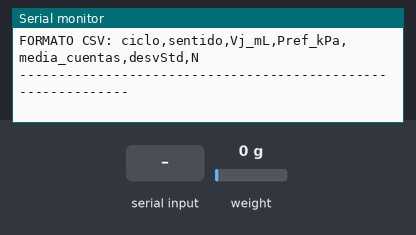
Recording of a sketch running on a simulated ESP32. Shown: the last lines printed to the serial monitor. Wiring (inferred from the names in the program): HX711 load-cell converter: data GPIO 21; SCK GPIO 22. The inputs (shaded band) are chosen by the test bench; at power-on: weight on the scale 0 g.

Above: at 4.3 s.
4.4 s: "CERO_FINAL\n" received over Serial
At 5.2 s:
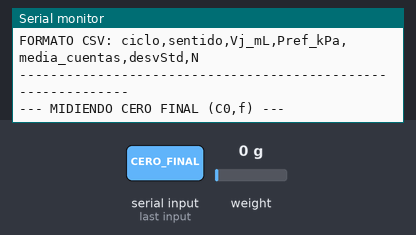
7.4 s: "90 45 200\n" received over Serial
At 8.6 s:
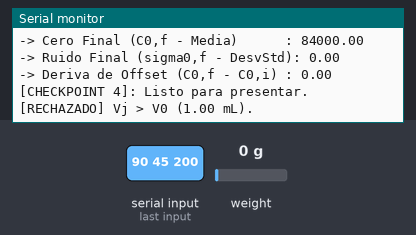
8.9 s: "90 45\n" received over Serial
At 9.9 s:
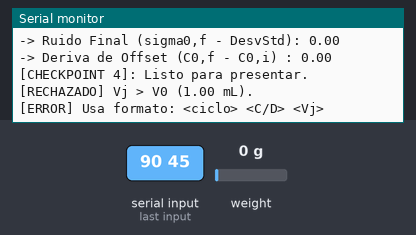
10.4 s: "SET_PATM90\n" received over Serial
At 11.3 s:
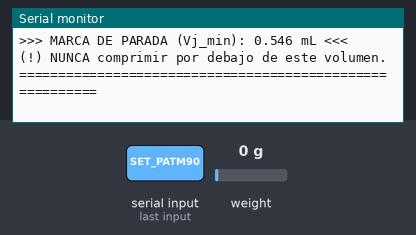

Measured:
- after the input at 4.4 s, the serial monitor: prints a new line at once (image 1)
- after the input at 7.4 s, the serial monitor: prints a new line at once (image 2)
- after the input at 8.9 s, the serial monitor: prints a new line at once (image 3)
- after the input at 10.4 s, the serial monitor: prints a new line at once (image 4)

The sketch:

esp32_sensor_presion_boyle.ino
```cpp
/*
 * =========================================================================================
 * UNIVERSIDAD NACIONAL MAYOR DE SAN MARCOS
 * Facultad de Ingeniería Electrónica y Eléctrica
 * Escuela Profesional de Ingeniería Biomédica
 * Taller de Equipos Biomédicos II - Laboratorio N° 2
 *
 * Proyecto: Caracterización de Sensor de Presión Manométrica (MPS20N0040D-D + HX710B)
 * Microcontrolador: ESP32 DevKit
 * =========================================================================================
 * Protocolo HX710B:
 *   - 24 pulsos de reloj para leer los 24 bits de datos (complemento a 2).
 *   - Pulso 25: fija salida diferencial a 10 Hz y deja DOUT en nivel alto.
 * =========================================================================================
 */

#include <Arduino.h>

// --- ASIGNACIÓN DE PINES ESP32 (Ajustables según tu montaje) ---
const int PIN_DOUT = 21;  // Pin de datos digitales del HX710B
const int PIN_SCK  = 22;  // Pin de reloj serie del HX710B

// --- PARÁMETROS CONFIGURABLES SEGÚN REQUISITOS DE GUÍA (Sección 6) ---
const int NUM_LECTURAS_PROMEDIO = 20;     // N >= 20 constante durante la sesión

float P_atm = 101.325; // Presión atmosférica en kPa (se actualiza con dato SENAMHI)
float V0    = 1.00;    // Volumen inicial jeringa en mL
float Vm    = 0.62;    // Volumen muerto medido con agua en mL (menor de Va1 y Va2)
const float P_MAX_SEGURA = 35.0; // Margen de seguridad (kPa)
const float P_MAX_SENSOR = 40.0; // Rango máximo del sensor (kPa)

// Variables de estado
float Vj_min = 0.0;
float offset_cero = 0.0;
float ruido_cero  = 0.0;

// =========================================================================================
// Lectura de 24 bits del convertidor HX710B
// =========================================================================================
long leerHX710B() {
  unsigned long timeout = millis();
  while (digitalRead(PIN_DOUT) == HIGH) {
    if (millis() - timeout > 500) {
      Serial.println(F("[ALERTA] Timeout: HX710B no responde. Revisa conexiones."));
      return 0;
    }
  }

  unsigned long rawData = 0;

  for (int i = 0; i < 24; i++) {
    digitalWrite(PIN_SCK, HIGH);
    delayMicroseconds(2);
    rawData = (rawData << 1);
    digitalWrite(PIN_SCK, LOW);
    delayMicroseconds(2);
    if (digitalRead(PIN_DOUT) == HIGH) {
      rawData++;
    }
  }

  // Pulso 25 para fijar tasa a 10 Hz
  digitalWrite(PIN_SCK, HIGH);
  delayMicroseconds(2);
  digitalWrite(PIN_SCK, LOW);
  delayMicroseconds(2);

  // Extensión de signo (complemento a 2 de 24 bits a long con signo)
  long signedData = 0;
  if (rawData & 0x800000) {
    signedData = (long)(rawData | 0xFF000000);
  } else {
    signedData = (long)(rawData & 0x00FFFFFF);
  }

  return signedData;
}

// =========================================================================================
// Adquisición de N muestras y cálculo de Media y Desviación Estándar
// =========================================================================================
void tomarEstadisticas(int n, float &media, float &desvStd) {
  long lecturas[n];
  double suma = 0.0;

  for (int i = 0; i < n; i++) {
    lecturas[i] = leerHX710B();
    suma += lecturas[i];
    delay(100); // 100 ms acorde a 10 Hz
  }

  media = suma / n;

  double sumaVarianza = 0.0;
  for (int i = 0; i < n; i++) {
    sumaVarianza += pow(lecturas[i] - media, 2);
  }
  desvStd = sqrt(sumaVarianza / (n - 1));
}

// =========================================================================================
// Cálculo de Marca de Parada (Ecuación 2)
// Vj_min = (V0 - r * Vm) / (1 + r)
// =========================================================================================
void calcularMarcaParada() {
  float r = P_MAX_SEGURA / P_atm;
  Vj_min = (V0 - (r * Vm)) / (1.0 + r);

  Serial.println(F("\n========================================================="));
  Serial.println(F("         CONFIGURACIÓN Y MARCA DE PARADA SEGURA          "));
  Serial.println(F("========================================================="));
  Serial.print(F("Patm (Presión Atmosférica)  : ")); Serial.print(P_atm, 3); Serial.println(F(" kPa"));
  Serial.print(F("V0 (Volumen Inicial Jeringa): ")); Serial.print(V0, 2);    Serial.println(F(" mL"));
  Serial.print(F("Vm (Volumen Muerto Medido)  : ")); Serial.print(Vm, 3);    Serial.println(F(" mL"));
  Serial.print(F("Pmax de seguridad           : ")); Serial.print(P_MAX_SEGURA, 1); Serial.println(F(" kPa"));
  Serial.println(F("---------------------------------------------------------"));
  Serial.print(F(">>> MARCA DE PARADA (Vj_min): "));
  Serial.print(Vj_min, 3);
  Serial.println(F(" mL <<<"));
  Serial.println(F("(!) NUNCA comprimir por debajo de este volumen."));
  Serial.println(F("=========================================================\n"));
}

void setup() {
  Serial.begin(115200);
  delay(1000);

  pinMode(PIN_DOUT, INPUT);
  pinMode(PIN_SCK, OUTPUT);
  digitalWrite(PIN_SCK, LOW);

  Serial.println(F("\n========================================================"));
  Serial.println(F("  UNMSM - FIEE - TALLER DE EQUIPOS BIOMÉDICOS II       "));
  Serial.println(F("  LAB 2: Caracterización MPS20N0040D-D con HX710B       "));
  Serial.println(F("========================================================"));

  calcularMarcaParada();

  Serial.println(F("\n--- ETAPA A: CARACTERIZACIÓN DE CERO Y RUIDO ---"));
  Serial.println(F("Sensor abierto al aire (presión manométrica 0)."));
  Serial.print(F("Midiendo ")); Serial.print(NUM_LECTURAS_PROMEDIO); Serial.println(F(" lecturas..."));

  tomarEstadisticas(NUM_LECTURAS_PROMEDIO, offset_cero, ruido_cero);

  Serial.print(F("-> Cero Inicial (C0,i - Media)     : ")); Serial.println(offset_cero, 2);
  Serial.print(F("-> Ruido Inicial (sigma0 - DesvStd): ")); Serial.println(ruido_cero, 2);
  Serial.println(F("\n[CHECKPOINT 1]: Mostrar valores y osciloscopio a la docente."));

  Serial.println(F("\n--- MODO BARRIDO (ETAPA D) ---"));
  Serial.println(F("Ingresa: <ciclo> <sentido: C/D> <Vj>  (ejemplo: 1 C 0.88)"));
  Serial.println(F("O comandos:"));
  Serial.println(F("  SET_VM 0.64       -> actualiza Vm con el agua"));
  Serial.println(F("  SET_PATM 101.1    -> actualiza Patm"));
  Serial.println(F("  CERO_FINAL        -> mide C0,f al terminar la sesión"));
  Serial.println(F("-------------------------------------------------------------"));
  Serial.println(F("FORMATO CSV: ciclo,sentido,Vj_mL,Pref_kPa,media_cuentas,desvStd,N"));
  Serial.println(F("-------------------------------------------------------------"));
}

void loop() {
  if (Serial.available() > 0) {
    String input = Serial.readStringUntil('\n');
    input.trim();
    if (input.length() == 0) return;

    if (input.startsWith("SET_VM")) {
      float nuevoVm = input.substring(6).toFloat();
      if (nuevoVm > 0.05 && nuevoVm < 2.0) {
        Vm = nuevoVm;
        Serial.print(F("[OK] Vm actualizado: ")); Serial.println(Vm, 3);
        calcularMarcaParada();
      }
      return;
    }

    if (input.startsWith("SET_PATM")) {
      float nuevaPatm = input.substring(8).toFloat();
      if (nuevaPatm > 80.0 && nuevaPatm < 110.0) {
        P_atm = nuevaPatm;
        Serial.print(F("[OK] Patm actualizada: ")); Serial.println(P_atm, 3);
        calcularMarcaParada();
      }
      return;
    }

    if (input.equalsIgnoreCase("CERO_FINAL")) {
      Serial.println(F("\n--- MIDIENDO CERO FINAL (C0,f) ---"));
      float media_f = 0.0, ruido_f = 0.0;
      tomarEstadisticas(NUM_LECTURAS_PROMEDIO, media_f, ruido_f);
      Serial.print(F("-> Cero Final (C0,f - Media)      : ")); Serial.println(media_f, 2);
      Serial.print(F("-> Ruido Final (sigma0,f - DesvStd): ")); Serial.println(ruido_f, 2);
      Serial.print(F("-> Deriva de Offset (C0,f - C0,i) : ")); Serial.println(media_f - offset_cero, 2);
      Serial.println(F("[CHECKPOINT 4]: Listo para presentar.\n"));
      return;
    }

    int sp1 = input.indexOf(' ');
    int sp2 = input.indexOf(' ', sp1 + 1);

    if (sp1 == -1 || sp2 == -1) {
      Serial.println(F("[ERROR] Usa formato: <ciclo> <C/D> <Vj>"));
      return;
    }

    int ciclo = input.substring(0, sp1).toInt();
    String sentido = input.substring(sp1 + 1, sp2);
    sentido.toUpperCase();
    float Vj = input.substring(sp2 + 1).toFloat();

    // Validaciones de seguridad de la Guía
    if (Vj > V0) {
      Serial.println(F("[RECHAZADO] Vj > V0 (1.00 mL)."));
      return;
    }
    if (Vj <= 0.0) {
      Serial.println(F("[RECHAZADO] Vj debe ser mayor que 0."));
      return;
    }

    // Pref = Patm * (V0 - Vj) / (Vj + Vm)
    float Pref = P_atm * (V0 - Vj) / (Vj + Vm);

    if (Pref > P_MAX_SENSOR) {
      Serial.print(F("[PELIGRO] Pref = ")); Serial.print(Pref, 2);
      Serial.println(F(" kPa supera el límite del sensor (40 kPa)."));
      return;
    }

    float media = 0.0;
    float desvStd = 0.0;
    tomarEstadisticas(NUM_LECTURAS_PROMEDIO, media, desvStd);

    // Salida CSV exacta requerida: ciclo, sentido, Vj, Pref, media, desvStd, N
    Serial.print(ciclo);
    Serial.print(F(","));
    Serial.print(sentido);
    Serial.print(F(","));
    Serial.print(Vj, 2);
    Serial.print(F(","));
    Serial.print(Pref, 3);
    Serial.print(F(","));
    Serial.print(media, 2);
    Serial.print(F(","));
    Serial.print(desvStd, 2);
    Serial.print(F(","));
    Serial.println(NUM_LECTURAS_PROMEDIO);
  }
}
```
